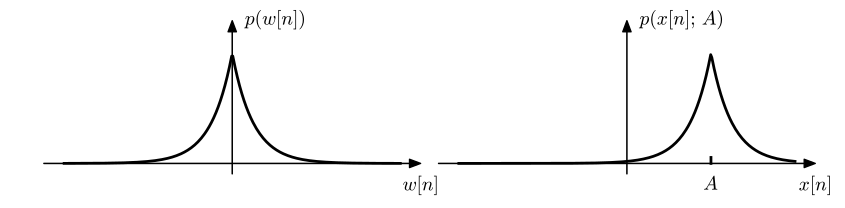

Write Python code to recreate this figure.
import matplotlib.pyplot as plt
import numpy as np
from scipy.stats import laplace
import math
import matplotlib.colors as colors

from matplotlib import cm
from matplotlib import rc

__author__ = 'ernesto'

# if use latex or mathtext
rc('text', usetex=False)
rc('mathtext', fontset='cm')

# auxiliar function for plot ticks of equal length in x and y axis despite its scales.
def convert_display_to_data_coordinates(transData, length=10):
    # create a transform which will take from display to data coordinates
    inv = transData.inverted()
    # transform from display coordinates to data coordinates in x axis
    data_coords = inv.transform([(0, 0), (length, 0)])
    # get the length of the segment in data units
    yticks_len = data_coords[1, 0] - data_coords[0, 0]
    # transform from display coordinates to data coordinates in y axis
    data_coords = inv.transform([(0, 0), (0, length)])
    # get the length of the segment in data units
    xticks_len = data_coords[1, 1] - data_coords[0, 1]
    return xticks_len, yticks_len


#####################################
# PARAMETERS - This can be modified #
#####################################

# parametros de la pdf de laplace
mean1 = 0
mean2 = 2
var = 0.5

#####################
# END OF PARAMETERS #
#####################

b = math.sqrt(var/2)

# abscissa values
xmin = -4
xmax = 4

x = np.linspace(xmin, xmax, 300)
# normal distribution and density values in x
pdf_w = laplace.pdf(x, loc=mean1, scale=b)
pdf_x = laplace.pdf(x, loc=mean2, scale=b)

# axis parameters
dx = xmax / 8
xmin_ax = xmin - dx
xmax_ax = xmax + dx

ym = np.amax(pdf_w)
ymax_ax = ym + ym / 3
ymin_ax = -ym / 10

# length of the ticks for all subplot (6 pixels)
display_length = 6  # in pixels
# x ticks labels margin
xtm = -0.25
ytm = 0.3
# font size
fontsize = 14
# colors from coolwarm
cNorm = colors.Normalize(vmin=0, vmax=1)
scalarMap = cm.ScalarMappable(norm=cNorm, cmap=cm.coolwarm)
col10 = scalarMap.to_rgba(0)
col20 = scalarMap.to_rgba(1)

fig = plt.figure(0, figsize=(10, 2), frameon=False)

# PLOT OF F(x | x < a)
ax = plt.subplot2grid((1, 8), (0, 0), rowspan=1, colspan=4)

plt.xlim(xmin_ax, xmax_ax)
plt.ylim(ymin_ax, ymax_ax)

# horizontal and vertical ticks length
xtl, ytl = convert_display_to_data_coordinates(ax.transData, length=display_length)

# axis arrows
plt.annotate("", xytext=(xmin_ax, 0), xycoords='data', xy=(xmax_ax, 0), textcoords='data',
             arrowprops=dict(width=0.1, headwidth=6, headlength=8, facecolor='black', shrink=0.002))
plt.annotate("", xytext=(0, ymin_ax), xycoords='data', xy=(0, ymax_ax), textcoords='data',
             arrowprops=dict(width=0.1, headwidth=6, headlength=8, facecolor='black', shrink=0.002))

plt.plot(x, pdf_w, 'k', linewidth=2)

# xlabels and xtickslabels
plt.text(xmax_ax, xtm, '$w[n]$', fontsize=fontsize, ha='center', va='baseline')
plt.text(ytm, ymax_ax, '$p(w[n])$', fontsize=fontsize, ha='left', va='center')


plt.axis('off')


# PLOT OF F(x | x < a)
ax = plt.subplot2grid((1, 8), (0, 4), rowspan=1, colspan=4)

plt.xlim(xmin_ax, xmax_ax)
plt.ylim(ymin_ax, ymax_ax)


# axis arrows
plt.annotate("", xytext=(xmin_ax, 0), xycoords='data', xy=(xmax_ax, 0), textcoords='data',
             arrowprops=dict(width=0.1, headwidth=6, headlength=8, facecolor='black', shrink=0.002))
plt.annotate("", xytext=(0, ymin_ax), xycoords='data', xy=(0, ymax_ax), textcoords='data',
             arrowprops=dict(width=0.1, headwidth=6, headlength=8, facecolor='black', shrink=0.002))

plt.plot(x, pdf_x, 'k', linewidth=2)
plt.plot([mean2, mean2], [0, xtl], 'k', linewidth=2)

# xlabels and xtickslabels
plt.text(xmax_ax, xtm, '$x[n]$', fontsize=fontsize, ha='center', va='baseline')
plt.text(mean2, xtm, '$A$', fontsize=fontsize, ha='center', va='baseline')
plt.text(ytm, ymax_ax, '$p(x[n];\,A)$', fontsize=fontsize, ha='left', va='center')

plt.axis('off')

# save as pdf image
plt.savefig('example_7_7.pdf', bbox_inches='tight')

plt.show()
